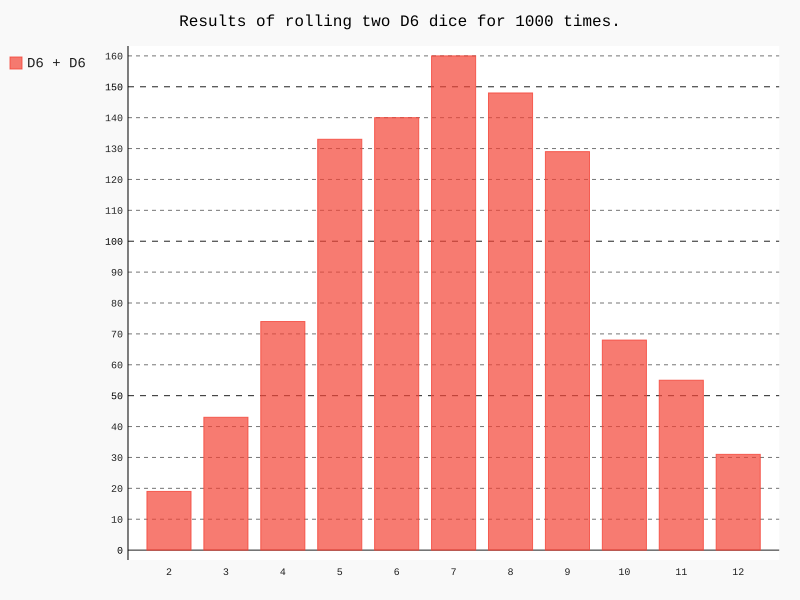

The Python source for this figure:
import pygal
from die import Die

# Create two D6 dice.
die_1 = Die()
die_2 = Die()


# Make some rolls, and store results in a list.
results = []
for roll_num in range(1000):
    result = die_1.roll() + die_2.roll()
    results.append(result)

# Analyze the results.

frequencies = []
max_result = die_1.num_sides + die_2.num_sides

for value in range(2, max_result+1):
    frequency = results.count(value)
    frequencies.append(frequency)

# Visualize the results.
hist = pygal.Bar()

hist.title = "Results of rolling two D6 dice for 1000 times."

hist.x_labels = ['2', '3', '4', '5', '6', '7', '8', '9', '10', '11', '12']
hist._x_title = "Result"
hist._y_title = "Frequency of Result"

hist.add('D6 + D6', frequencies)
hist.render_to_file('die_visual.svg')
